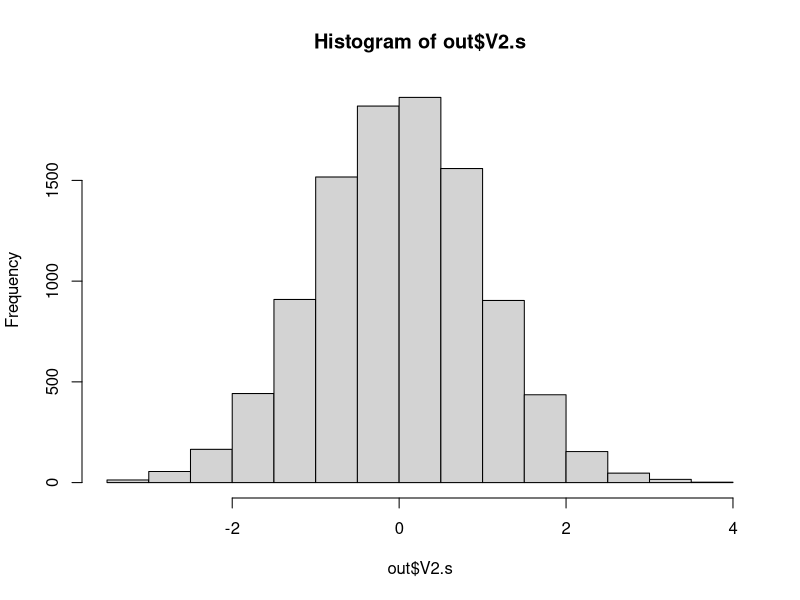
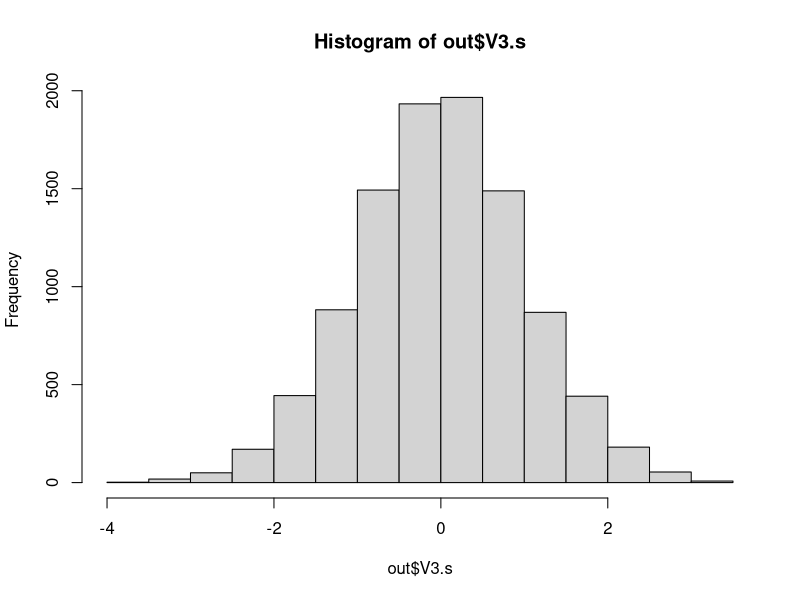

Generate these figures, in order, with R:
# Generate dataset with specific correlations
install.packages("MASS")
library(MASS)

#using mvrnorm to create columns (transformed) which have a specific correlations with one another
set.seed(197)

cor_ab<-0.6
cor_ac<-0.3
cor_bc<--0.1

sdev_a<-1
sdev_b<-1
sdev_c<-1

cov_ab<-cor_ab*sdev_a*sdev_b
cov_ac<-cor_ac*sdev_a*sdev_c
cov_bc<-cor_bc*sdev_b*sdev_c

mean_a<-0
mean_b<-0
mean_c<-0

covm<-cbind(c(sdev_a^2,cov_ab,cov_ac),c(cov_ab,sdev_b^2,cov_bc),c(cov_ac,cov_bc,sdev_c^2))
covm


out <- as.data.frame(mvrnorm(10000, mu = c(mean_a,mean_b,mean_c), 
                             Sigma =covm, 
                             empirical = TRUE))

out$V1.s <- (out$V1 - min(out$V1))*1000+10
out$V2.s <- out$V2 
out$V3.s <- out$V3

mean(out$V2.s)
min(out$V2.s)
max(out$V2.s)
hist(out$V2.s)

mean(out$V3.s)
min(out$V3.s)
max(out$V3.s)
hist(out$V3.s)

cor(out$V1.s, out$V2.s)
cor(out$V1.s, out$V3.s)
cor(out$V2.s, out$V3.s)
